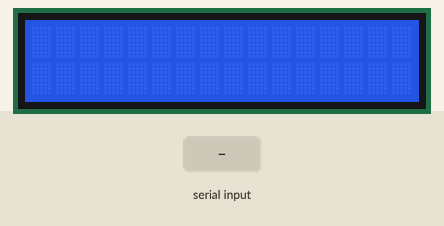
The sketch below on a simulated Arduino Uno, built with avr-gcc and run on an emulated ATmega328P. On the bench: 16×2 character LCD. Inputs (shaded band) come from the test bench.

Above: at 1.2 s.
1.3 s: "1" received over Serial
At 2.0 s:
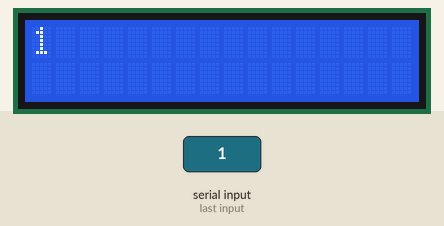
2.8 s: "0" received over Serial
At 5.5 s:
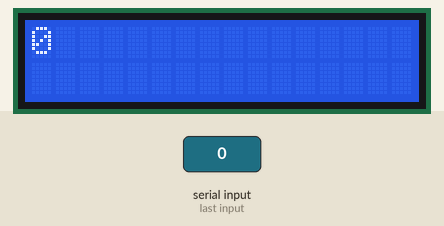
5.8 s: "2" received over Serial
At 7.9 s:
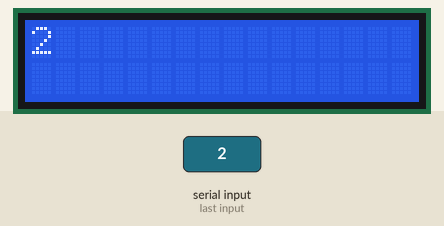
Timing chart, 0 to 9.4 s (numbered marks = the images above; inputs shaded):
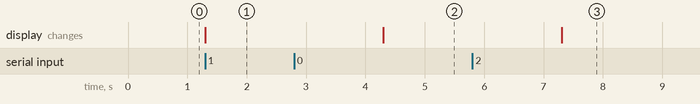

The sketch:

LCD_serial.ino
```cpp
/*
* Arduino LCD Tutorial
*
* Crated by Dejan Nedelkovski,
* www.HowToMechatronics.com
*
*/
#include <LiquidCrystal.h> // includes the LiquidCrystal Library
LiquidCrystal lcd(1, 2, 4, 5, 6, 7); // Creates an LC object. Parameters: (rs, enable, d4, d5, d6, d7)


String inputString = "";         // a String to hold incoming data
bool stringComplete = false;  // whether the string is complete

void setup() {
    // initialize serial:
  Serial.begin(9600);
  // reserve 200 bytes for the inputString:
  inputString.reserve(200);
 lcd.begin(16,2); // Initializes the interface to the LCD screen, and specifies the dimensions (width and height) of the display }
}
void loop() {

 /*if (stringComplete) {
  lcd.print(inputString); // Prints "Arduino" on the LCD

    // clear the string:
    inputString = "";
    stringComplete = false;
  }*/
 /*lcd.print("Arduino"); // Prints "Arduino" on the LCD
 delay(3000); // 3 seconds delay
  lcd.setCursor(1,1); // Sets the location at which subsequent text written to the LCD will be displayed
 lcd.print("Yo yo yo"); // Prints "Arduino" on the LCD
 lcd.setCursor(2,1); // Sets the location at which subsequent text written to the LCD will be displayed
 lcd.print("LCD Tutorial");
 delay(3000);
 lcd.clear(); // Clears the display
 lcd.blink(); //Displays the blinking LCD cursor
 delay(4000);
 lcd.setCursor(7,1);
 delay(3000);
 lcd.noBlink(); // Turns off the blinking LCD cursor
 lcd.cursor(); // Displays an underscore (line) at the position to which the next character will be written
 delay(4000);
 lcd.noCursor(); // Hides the LCD cursor
 lcd.clear(); // Clears the LCD screen */
}


void serialEvent() {
  while (Serial.available()) {
    // get the new byte:
    char inChar = (char)Serial.read();
    // add it to the inputString:
      lcd.print(inChar); // Prints "Arduino" on the LCD
delay(3000);
 lcd.clear(); // Clears the LCD screen */

    /*inputString += inChar;
    // if the incoming character is a newline, set a flag so the main loop can
    // do something about it:
    if (inChar == '\n') {
      stringComplete = true;
    }*/
  }
}
```

Measured:
- after the input at 1.3 s, the display: changes at once (image 1)
- after the input at 2.8 s, the display: changes after 1.5 s (image 2)
- after the input at 5.8 s, the display: changes after 1.5 s (image 3)
